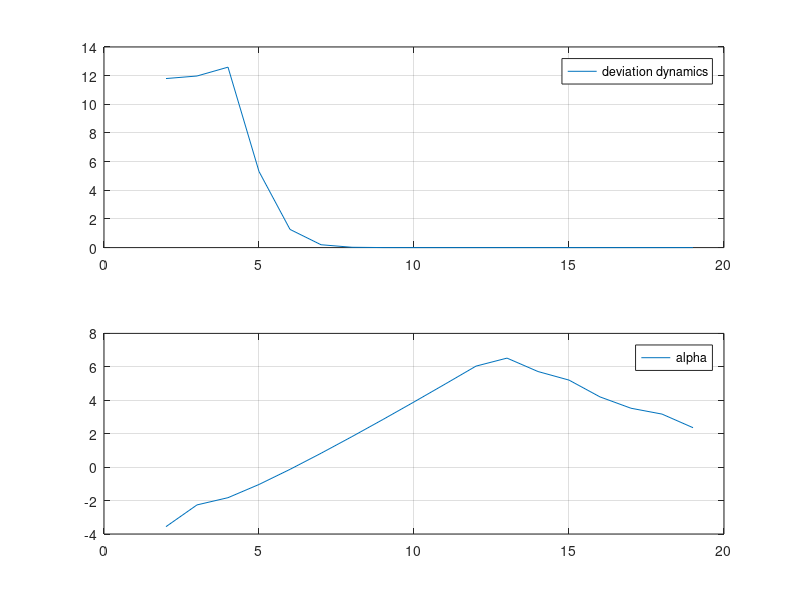

The MATLAB source for this figure:
function Lab4_3()
  left = 1;
  right = 20;
  int = -cos(right) - (- cos(left));
  N = 19;
  
  for i = 2:N
    L = Lezhandr(i);
    x_root = (right - left) / 2 * roots(L) + (right + left) / 2;
    x_root
    int_temp = 0;
    for k = 1:i
      f_t = [1];
      for j = 1:i
        if k != j
          f_t = conv(f_t, [1, -x_root(j)] / (x_root(k) - x_root(j)));
        endif
      endfor
      A_k = integral(f_t, left, right);
      int_temp = int_temp + A_k * sin(x_root(k));
    endfor
    int_temp
    int
    dev(i - 1) = abs(int - int_temp);
    alpha(i - 1) = -log(dev(i - 1)) / log(i);
  endfor
  
  x = 2:N;
  subplot(2, 1, 1);
  plot(x, dev, ";deviation dynamics;");
  alpha
  grid on;
  subplot(2, 1, 2);
  plot(x, alpha, ";alpha;");
  grid on;
endfunction

function [ans] = Lezhandr(N)
  f = [1, 0, -1];
  L = [1];
  num = 1;
  for i = 1:N
    L = conv(L, f);
    num = num * i;
  endfor
  
  for i = 1:(N + 1)
    ans((N + 2) - i) = num * L(N + 1 - (i - 1));   
    num = num * (N + i);
    num = num / i;
  endfor
endfunction

function [ans] = integral(f, left, right)
  N = length(f);
  f = conv(f, [0, 1]);
  for i = 1:N
    f(i) = f(i + 1) / (N - (i - 1));
  endfor
  f(N + 1) = 0;
  ans = polyval(f, right) - polyval(f, left);
endfunction